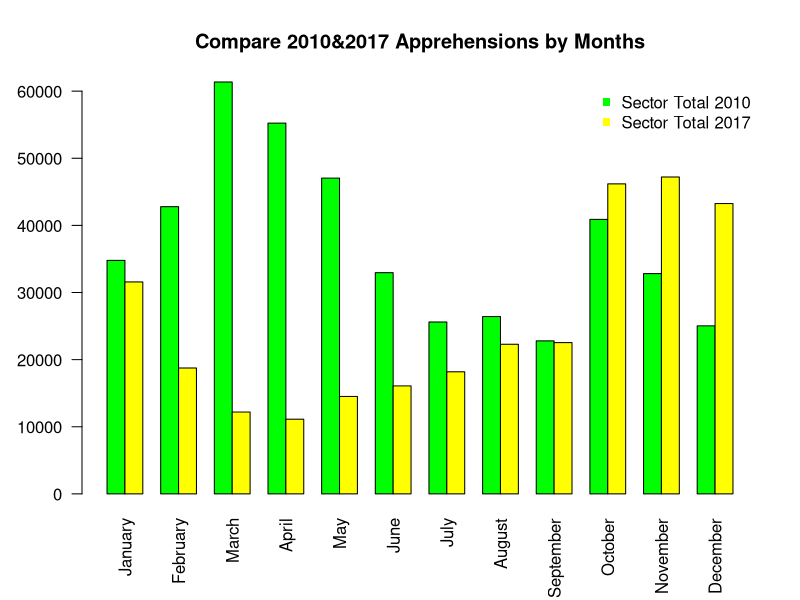
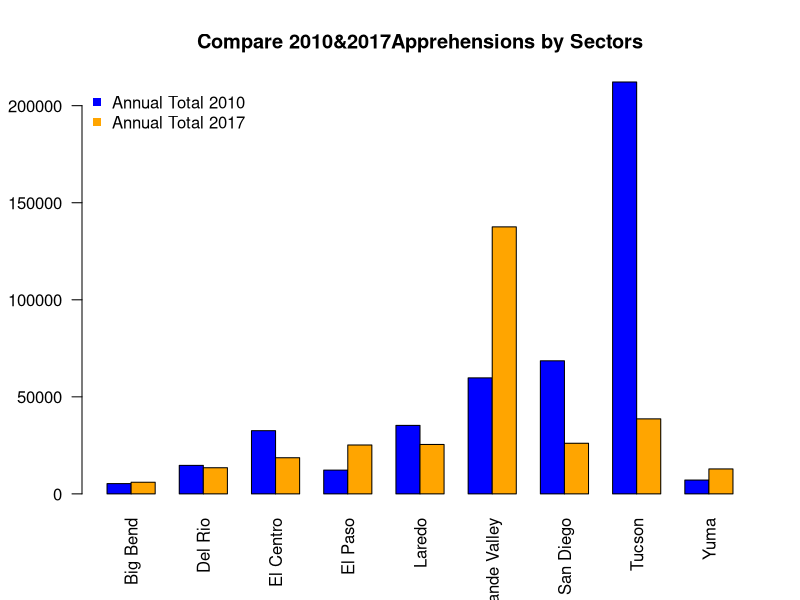

R code for these plots, in order: (Note: this script raises an error after producing the figures.)
## ---- chunk 1
knitr::opts_chunk$set(echo = TRUE)
## ---- chunk 2
B2010 <- read.csv("BP Apprehensions 2010.csv")
B2017 <- read.csv("PB Apprehensions 2017.csv")
#add setor sums and smonth sums in 2010
rownames(B2010) <- B2010[,1]
B2010 <- subset(B2010, select = -c(Sector))
#rearrange the columns by moving Oct, Nov, and Dec to the end 
B2010 <- cbind(subset.data.frame(B2010)[,4:12],subset.data.frame(B2010)[,1:3])
monthSum2010 <- colSums((B2010))
B2010 <- rbind(B2010,monthSum2010)
rownames(B2010)[10] <- "Sector Total"

sectorSum2010 <- rowSums(B2010)
B2010 <- cbind(B2010,sectorSum2010)
colnames(B2010)[13] <- "Annual Total" 

#add setor sums and smonth sums in 2017
rownames(B2017) <- B2017[,1]
B2017 <- subset(B2017, select = -c(Sector))
#rearrange the columns by moving Oct, Nov, and Dec to the end 
B2017 <- cbind(subset.data.frame(B2017)[,4:12],subset.data.frame(B2017)[,1:3])
monthSum2017 <- colSums((B2017))
B2017 <- rbind(B2017,monthSum2017)
rownames(B2017)[10] <- "Sector Total"

sectorSum2017 <- rowSums(B2017)
B2017 <- cbind(B2017,sectorSum2017)
colnames(B2017)[13] <- "Annual Total" 

#compare apprehensions by months
sector <- rownames(B2010)
month <- colnames(B2010)
#input is the index of the sector you want to look up
graph_months <- function(i){ 
  year_comp <- rbind(B2010[i,1:12],B2017[i,1:12])
  barplot(as.matrix(year_comp), beside = T, col = c("green", "yellow"), bty="n",las=2,
          main = "Compare 2010&2017 Apprehensions by Months")
  legend("topright", 
         c(paste(sector[i] ,"2010"),paste(sector[i],"2017")), 
         pch=15,  
         col=c("green","yellow"),  
         bty="n"
         )
}
#compare apprehensions by sectors
#input is the month you want to look up
graph_sectors <- function(i){
  B2010<-t(B2010)
  B2017<-t(B2017)
  year_comp <- rbind(B2010[i,1:9],B2017[i,1:9])
  barplot(year_comp, 
          beside = TRUE, 
          col = c("blue", "orange"), 
          bty="n",
          las=2,
          main = "Compare 2010&2017Apprehensions by Sectors"
          )
  legend("topleft", 
         c(paste(month[i] ,"2010"),
           paste(month[i],"2017")),
         pch=15,  
         col=c("blue", "orange"),  
         bty="n")
}
graph_months(10)
## ---- chunk 3
graph_sectors(13)
## ---- chunk 4
#find the index of the sector that has most apprehensions in 2010 
most_apprehensions_2010 <- match(max(B2010[1:9,13]), B2010[1:9,13])
#it is Tucson
rownames(B2010)[most_apprehensions_2010]

#find the index of the sector that has most apprehensions in 2017
most_apprehensions_2017 <- match(max(B2017[1:9,13]), B2017[1:9,13])
#it is Rio Grande Valley
rownames(B2017)[most_apprehensions_2017]

## ---- chunk 5
#create the dataset for Tucson in 2010
B2010_Tuson <- B2010[most_apprehensions_2010,1:12]
#create the dataset for Rio Grande Valley in 2017
B2017_RGV <- B2017[most_apprehensions_2017,1:12]

#test whether these two sample have same sample mean 
t.test(B2010_Tuson, B2017_RGV)
## ---- chunk 6
#find the three months that has the most apprehensions in 2010
most_3m_apprehensions_2010 <- order(B2010[10,1:12], decreasing = TRUE)[1:3]
#they are March, April, and May
colnames(B2010)[most_3m_apprehensions_2010]

#find the three months that has the most apprehensions in 2017
most_3m_apprehensions_2017 <- order(B2017[10,1:12], decreasing = TRUE)[1:3]
#they are November, October, and December 
colnames(B2017)[most_3m_apprehensions_2017]
## ---- chunk 7
#create the dataset for March, April, and May in 2010
B2010_3m <- B2010[most_3m_apprehensions_2010,1:12]
#create the dataset for November, October, and December in 2017
B2017_3m <- B2017[most_3m_apprehensions_2017,1:12]

#test whether these two sample have same sample mean 
t.test(B2010_3m, B2017_3m)
## ---- chunk 8
ts1 <- read.csv("PB monthly summaries.csv")
#delete first column
ts2 <- ts1[2:13]
#rearrange the columns by moving Oct, Nov, and Dec to the end 
ts3 <- cbind(subset.data.frame(ts2)[,4:12],subset.data.frame(ts2)[,1:3])
#reverse data 
ts4 <- ts3[ nrow(ts3):1, ]
#turn it to vectors 
ts5 <- as.vector(t(ts4))
#create time series 
ts6 <- ts(ts5,frequency=12,start=c(2000,1))
#plot time series
ts.plot(ts6, gpars=list(main ="Time Series Chart of Apprehensions from 2000 to 2017",xlab="year", ylab="Apprehensions", col= "black", lty=c(1:3)))
#caculate annual averages
ts_avg <- apply(ts4,1,mean)
#create annual averages in time series
ts_avg<-ts(ts_avg,start = c(2000.5), frequency=1)

#create segments and text for annual averages
#for (i in 1:18) {
 # segments(1999+i,ts_avg[i],2000+i,ts_avg[i],col = 2,lwd = 1)
  #text(2000.3 + i, ts_avg[i], labels = 1999+i, cex=0.6, col = "red" , font=1)
#}
#create points and connected dashed line for better visualization
points(ts_avg,col = "blue", pch=20)
lines(ts_avg,col = "blue", pch=20,lty=6)
#create legends
legend(2010,220000, legend = c("Monthly Apprehensions","Annual Averages by points","Annual Average connected by dashed line"), 
       col = c("black","blue", "blue"),pch =c(NA,20,NA),lty=c(1,NA,3), cex=0.75)

